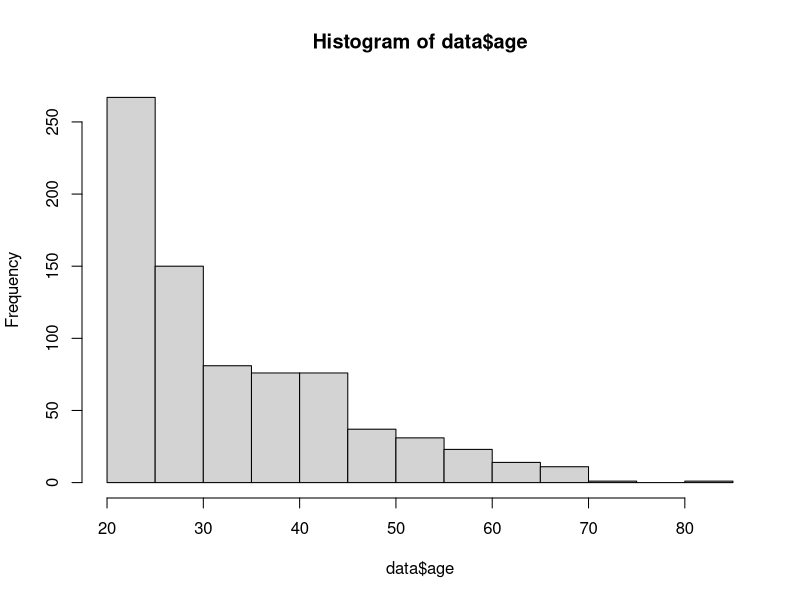
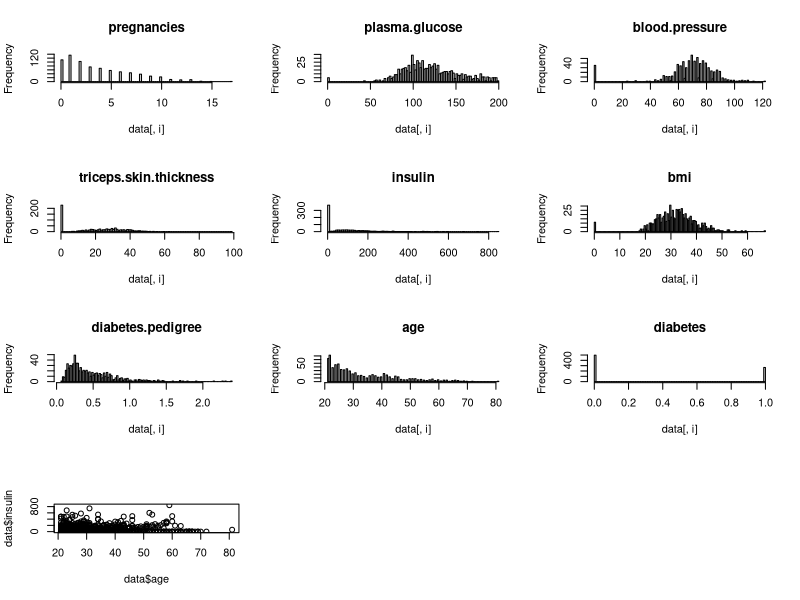
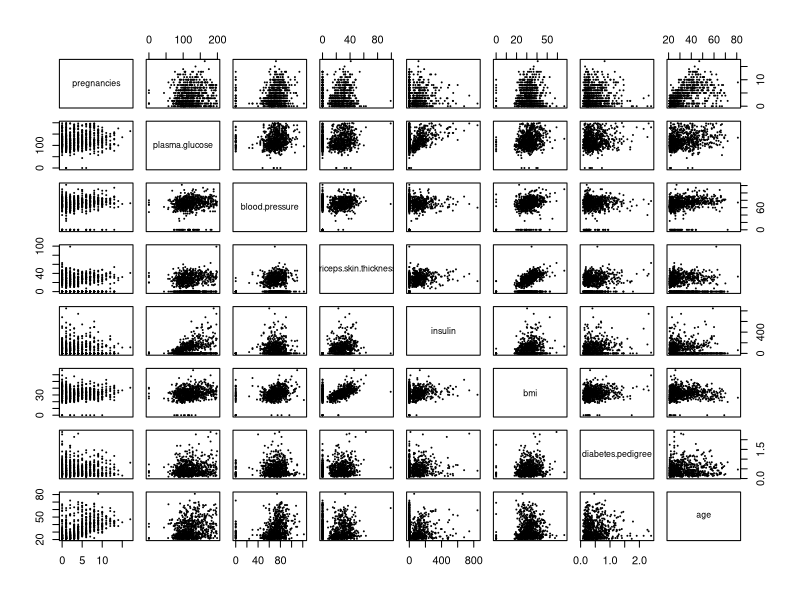
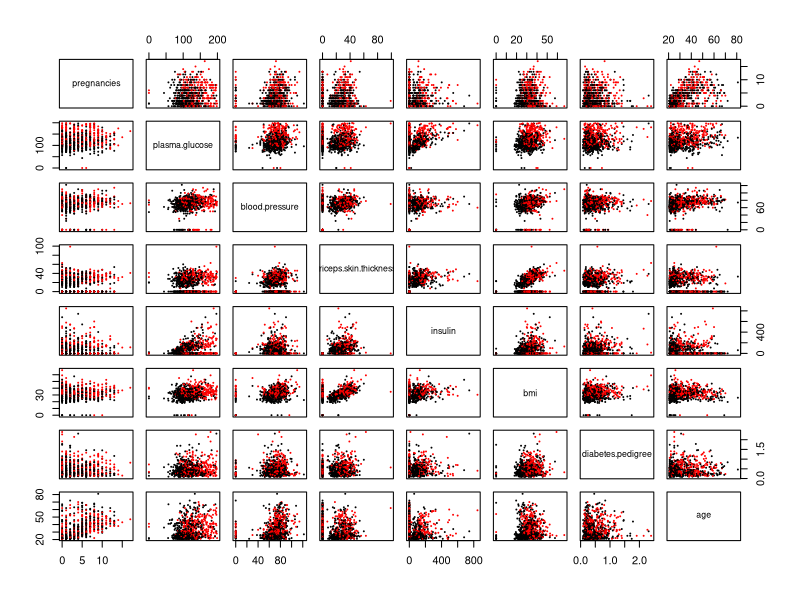
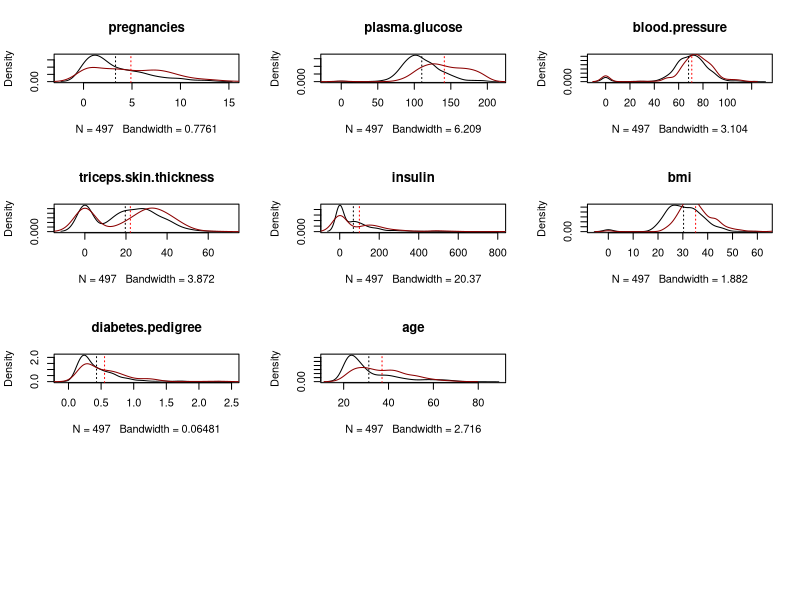

The R source for these figures, in order:
#### Data Mining and Text Mining course 2015 - Assignment 1

### 0. Initialization

# Set working directory to location of data files (note: use /, not \)
setwd("C:/Users/sronnqvi/Downloads")
## Alternatively: 
#   In R,       File->Change dir
#   In RStudio, Session->Set Working Directory


# Read data
data = read.csv("diabetes.csv")


### 1. Simple operations for practice, run the pieces of code them one by one and observe

# Inspect the names of the variables in the loaded data frame called 'data'
names(data)

# Count the number of columns and rows in the data set
ncol(data)
nrow(data)

# Inspect top rows of the data frame
head(data)

# Inspect the variable called 'age' (20 first elements)
head(data$age, 20)

# The same can be done like this, as age is the 3rd variable. Returns a vector.
data[1:20,3]

# Select multiple columns of the data frame. Returns a data frame (a table).
data[1:20, c(3,5)]

# Vector arithmetic: Multiply all elements in the age vector with a number
data[1:20, 3] * 2

# Add elements of two vectors together
data[1:10, 3] + data[11:20, 3]

# Apply the square root function on all elements in a vector
sqrt(data[1:10, 3])

# Calculate the sum of the result
sum(sqrt(data[1:10, 3]))

# Calculate total number of pregnancies in the data set and save the result under a new name
num_pregs <- sum(data$pregnancies)

# Check that it's there
num_pregs

# Calculate the average number of pregnancies
num_pregs/nrow(data)

# Same thing but easier
mean(data$pregnancies)

# Find rows with missing values in diabetes variable
data[which(is.na(data$diabetes)),]

# Filter out missing values (NA) in diabetes variable
na.omit(data$diabetes)

# Calculate the number of people under 30
length(which(data$age < 30))

# Calculate the number of people under 30 who haven't been pregnant
length(which(data$age < 30 & data$pregnancies == 0))


### 2. Univariate analysis

## 2.1 Visualization

# Plot histogram of age variable to illustrate its distribution
hist(data$age)

# Plot histograms of all variables
par(mfrow=c(4,3))
for(i in 1:ncol(data)){
  hist(data[,i], breaks=100, main=names(data)[i]);
}


## 2.2 Summary statistics

# Calculate various summary statistics for variables in a data set (or single variables)
summary(data)

# This code can be used to calculate some statistic for each variable at once
lapply(data, mean)
lapply(data, sd)

# Calculate quantiles for the age variable, provides threshold values for equally frequent intervals of the variable
quantile(data$age)


### 3. Bivariate analysis

## 3.1 Visualization

# Plot the variable age against insulin in a scatter plot
plot(data$age, data$insulin)

# Plot variables pairwise in all combinations
pairs(data[1:8],cex=0.05)

# Set color according to presence of diabetes (black=no diabetes, red=diabetes)
pairs(data[1:8], col=c("black","red")[data$diabetes+1], cex=0.05)


# Density plots to visualize the different distributions of diabetes and non-diabetes cases, including their means
par(mfrow=c(4,3))
for(i in 1:(ncol(data)-1)){
  plot(density(data[which(data$diabetes==0),i]), main=names(data)[i])
  lines(density(data[which(data$diabetes==1),i]),col="darkred")
  abline(v=mean(data[which(data$diabetes==0),i]), lty=3) # Plot vertical line at mean
  abline(v=mean(data[which(data$diabetes==1),i]), lty=3, col="red")
}


## 3.2 Summary statistics

# Correlation matrix of variables in diabetes data set
cor(data)

# Mean difference
# Values of the age variable for data points with diabetes (diabetes variable equals 1)
data$age[which(data$diabetes == 1)]

# Standardize (scale and center) each column of data separately
scaled_data <- scale(data)


# Mean difference significance test
t.test(data$age~data$diabetes)


